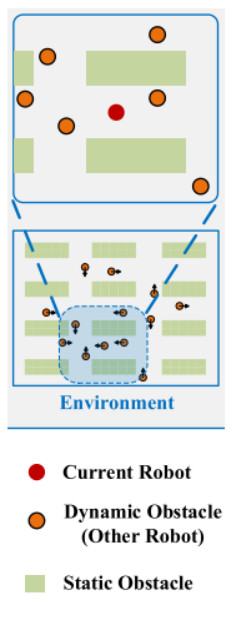
#> input picture sample/image/input.jpg, 232 x 620 px
$ python main.py
#> lines starting #> are read from the running program, lines starting #| are printed output that depends on the picture; after the words box and inside, x2 and y2 are one past the last pixel; in counts of white or black regions, pixels touching at a corner belong together
import cv2
import numpy as np
from matplotlib import pyplot as plt

# read image
image_path = '../../sample/image/input.jpg'

img = cv2.imread(image_path)
#> img is the input picture: shape (620, 232, 3); mean B, G, R 225.5, 229.6, 225.2
gray = cv2.cvtColor(img, cv2.COLOR_BGR2GRAY)
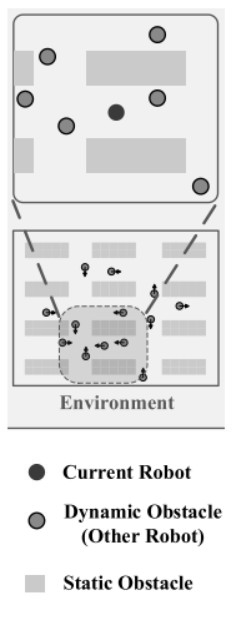
#> gray: shape (620, 232); min 0, max 255, mean 227.8
ret, thresh = cv2.threshold(gray, 0, 255, cv2.THRESH_BINARY_INV + cv2.THRESH_OTSU)
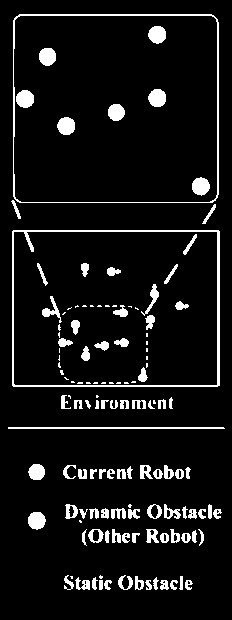
#> thresh: shape (620, 232); 8% white; 129 white regions (38 under 20 px), largest, box (x1, y1, x2, y2) and area: (12, 230, 220, 387) 1666, (13, 14, 219, 203) 1265, (8, 427, 225, 429) 433
#> ret = 173

# Noise removal using Morphological
# closing operation
kernel = np.ones((3, 3), np.uint8)
closing = cv2.morphologyEx(thresh, cv2.MORPH_CLOSE,
                            kernel, iterations = 2)
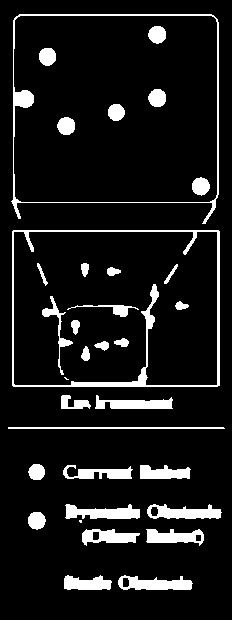
#> closing: shape (620, 232); 9.7% white; 34 white regions (2 under 20 px), largest, box (x1, y1, x2, y2) and area: (12, 230, 220, 387) 2457, (11, 14, 219, 224) 1712, (65, 504, 140, 519) 753

# Background area using Dilation
bg = cv2.dilate(closing, kernel, iterations = 1)
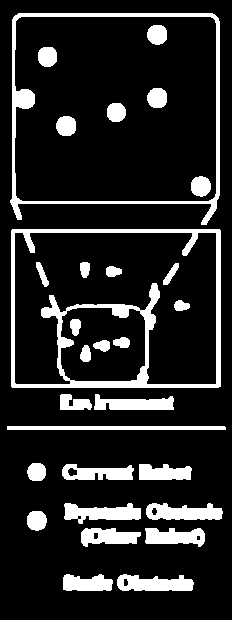
#> bg: shape (620, 232); 14.9% white; 30 white regions, largest, box (x1, y1, x2, y2) and area: (11, 229, 221, 388) 5372, (10, 13, 220, 225) 3434, (64, 503, 141, 524) 995

# Finding foreground area
dist_transform = cv2.distanceTransform(closing, cv2.DIST_L2, 0)
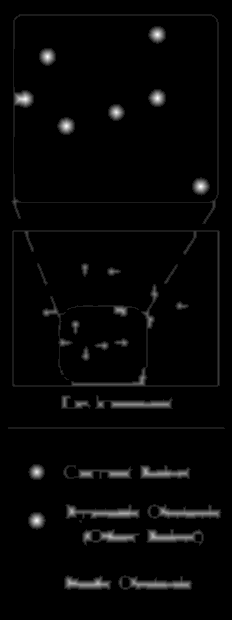
#> dist_transform: shape (620, 232) float32; min 0, max 8.94, mean 0.213; drawn with min black and max white
ret, fg = cv2.threshold(dist_transform, 0.02 * dist_transform.max(), 255, 0)
#> ret = 0.179

# Hiển thị ảnh
cv2.imshow('image', thresh)
# save image
cv2.imwrite('fg.png', fg)
cv2.imwrite('image.png', thresh)
